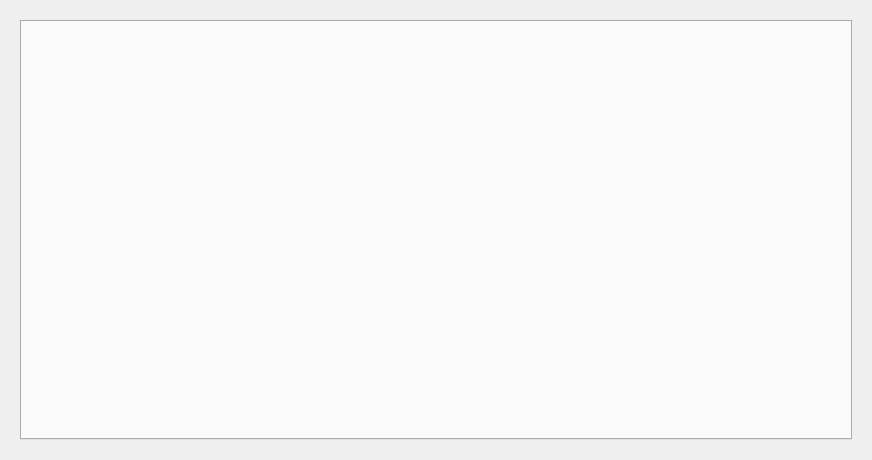
<?xml version="1.0" encoding="UTF-8"?>
<ui version="4.0">
 <class>Form</class>
 <widget class="QWidget" name="Form">
  <property name="geometry">
   <rect>
    <x>0</x>
    <y>0</y>
    <width>872</width>
    <height>460</height>
   </rect>
  </property>
  <property name="windowTitle">
   <string>Form</string>
  </property>
  <layout class="QGridLayout" name="gridLayout">
   <property name="leftMargin">
    <number>20</number>
   </property>
   <property name="topMargin">
    <number>20</number>
   </property>
   <property name="rightMargin">
    <number>20</number>
   </property>
   <property name="bottomMargin">
    <number>20</number>
   </property>
   <item row="0" column="0">
    <widget class="QTabWidget" name="tabs">
     <property name="tabPosition">
      <enum>QTabWidget::TabPosition::North</enum>
     </property>
     <property name="currentIndex">
      <number>-1</number>
     </property>
     <property name="elideMode">
      <enum>Qt::TextElideMode::ElideRight</enum>
     </property>
     <property name="documentMode">
      <bool>false</bool>
     </property>
     <property name="class" stdset="0">
      <string>tabSubnavigation</string>
     </property>
    </widget>
   </item>
  </layout>
 </widget>
 <resources/>
 <connections/>
</ui>
